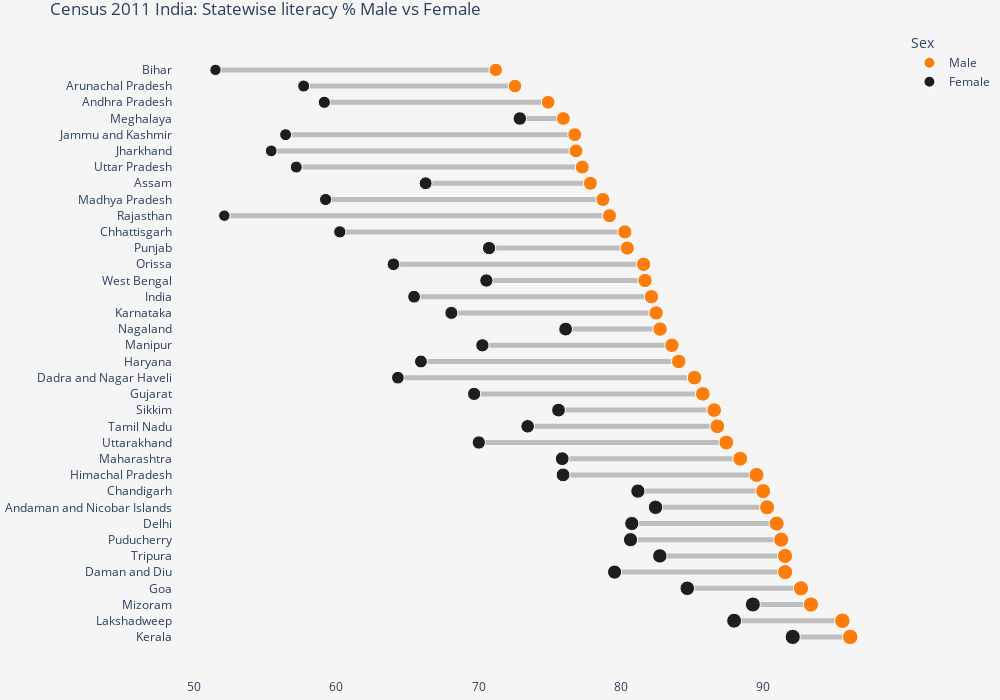

Notebook code cell kept with this figure:
### Code cell
if __name__ == "__main__":
    literacy_data_url = r"https://www.census2011.co.in/literacy.php"
    df_literacy = literary_rate_data(literacy_data_url)
    #print(type(df_literacy))
    #df_literacy.head()
    filename_lit="LiteracyIndiaStatewiseGender.png"
    create_dumbell(df_literacy, "Male", "State", "Female", "State", filename=filename_lit)
    urban_rural_data_url = r"https://censusindia.gov.in/nada/index.php/catalog/42555/download/46181/2011-IndiaState-0000.xlsx"
    df_urban_rural = urban_rural_pop_data(urban_rural_data_url)
    filename_pop="RuralUrbanPopulationStatewise.png"
    create_dumbell(df_urban_rural, "Urban Population", "Name", "Rural Population", "Name", filename=filename_pop)
    #generate literacy % plot using plotly
    generate_plotly_dumbell_plot(df_literacy)

### Figure 1 — Plotly figure (JSON) as saved in the notebook; plotly's stock layout.template omitted (floating-point values rounded to 4 significant figures)
{"data": [{"hovertemplate": "Sex=Male<br>Percent=%{marker.size}<br>State=%{y}<extra></extra>", "legendgroup": "Male", "marker": {"color": "#FC7D0B", "opacity": 1, "size": [96.11, 95.56, 93.35, 92.65, 91.54, 91.53, 91.26, 90.94, 90.27, 89.99, 89.53, 88.38, 87.4, 86.77, 86.55, 85.75, 85.17, 84.06, 83.58, 82.75, 82.47, 82.14, 81.69, 81.59, 80.44, 80.27, 79.19, 78.73, 77.85, 77.28, 76.84, 76.75, 75.95, 74.88, 72.55, 71.2], "sizemode": "area", "sizeref": 0.7943, "symbol": "circle"}, "mode": "markers", "name": "Male", "orientation": "h", "showlegend": true, "type": "scatter", "x": [96.11, 95.56, 93.35, 92.65, 91.54, 91.53, 91.26, 90.94, 90.27, 89.99, 89.53, 88.38, 87.4, 86.77, 86.55, 85.75, 85.17, 84.06, 83.58, 82.75, 82.47, 82.14, 81.69, 81.59, 80.44, 80.27, 79.19, 78.73, 77.85, 77.28, 76.84, 76.75, 75.95, 74.88, 72.55, 71.2], "xaxis": "x", "y": ["Kerala", "Lakshadweep", "Mizoram", "Goa", "Daman and Diu", "Tripura", "Puducherry", "Delhi", "Andaman and Nicobar Islands", "Chandigarh", "Himachal Pradesh", "Maharashtra", "Uttarakhand", "Tamil Nadu", "Sikkim", "Gujarat", "Dadra and Nagar Haveli", "Haryana", "Manipur", "Nagaland", "Karnataka", "India", "West Bengal", "Orissa", "Punjab", "Chhattisgarh", "Rajasthan", "Madhya Pradesh", "Assam", "Uttar Pradesh", "Jharkhand", "Jammu and Kashmir", "Meghalaya", "Andhra Pradesh", "Arunachal Pradesh", "Bihar"], "yaxis": "y"}, {"hovertemplate": "Sex=Female<br>Percent=%{marker.size}<br>State=%{y}<extra></extra>", "legendgroup": "Female", "marker": {"color": "#1E1E1E", "opacity": 1, "size": [92.07, 89.27, 87.95, 84.66, 82.73, 82.43, 81.19, 80.76, 80.67, 79.55, 76.11, 75.93, 75.87, 75.61, 73.44, 72.89, 70.73, 70.54, 70.26, 70.01, 69.68, 68.08, 66.27, 65.94, 65.46, 64.32, 64.01, 60.24, 59.24, 59.15, 57.7, 57.18, 56.43, 55.42, 52.12, 51.5], "sizemode": "area", "sizeref": 0.7943, "symbol": "circle"}, "mode": "markers", "name": "Female", "orientation": "h", "showlegend": true, "type": "scatter", "x": [92.07, 89.27, 87.95, 84.66, 82.73, 82.43, 81.19, 80.76, 80.67, 79.55, 76.11, 75.93, 75.87, 75.61, 73.44, 72.89, 70.73, 70.54, 70.26, 70.01, 69.68, 68.08, 66.27, 65.94, 65.46, 64.32, 64.01, 60.24, 59.24, 59.15, 57.7, 57.18, 56.43, 55.42, 52.12, 51.5], "xaxis": "x", "y": ["Kerala", "Mizoram", "Lakshadweep", "Goa", "Tripura", "Andaman and Nicobar Islands", "Chandigarh", "Delhi", "Puducherry", "Daman and Diu", "Nagaland", "Himachal Pradesh", "Maharashtra", "Sikkim", "Tamil Nadu", "Meghalaya", "Punjab", "West Bengal", "Manipur", "Uttarakhand", "Gujarat", "Karnataka", "Assam", "Haryana", "India", "Dadra and Nagar Haveli", "Orissa", "Chhattisgarh", "Madhya Pradesh", "Andhra Pradesh", "Arunachal Pradesh", "Uttar Pradesh", "Jammu and Kashmir", "Jharkhand", "Rajasthan", "Bihar"], "yaxis": "y"}], "layout": {"height": 700, "legend": {"itemsizing": "constant", "title": {"text": "Sex"}, "tracegroupgap": 0}, "margin": {"b": 20, "l": 5, "r": 20, "t": 30}, "paper_bgcolor": "whitesmoke", "plot_bgcolor": "whitesmoke", "shapes": [{"layer": "below", "line": {"color": "#BDBDBD", "width": 5}, "type": "line", "x0": 82.43, "x1": 90.27, "y0": "Andaman and Nicobar Islands", "y1": "Andaman and Nicobar Islands"}, {"layer": "below", "line": {"color": "#BDBDBD", "width": 5}, "type": "line", "x0": 59.15, "x1": 74.88, "y0": "Andhra Pradesh", "y1": "Andhra Pradesh"}, {"layer": "below", "line": {"color": "#BDBDBD", "width": 5}, "type": "line", "x0": 57.7, "x1": 72.55, "y0": "Arunachal Pradesh", "y1": "Arunachal Pradesh"}, {"layer": "below", "line": {"color": "#BDBDBD", "width": 5}, "type": "line", "x0": 66.27, "x1": 77.85, "y0": "Assam", "y1": "Assam"}, {"layer": "below", "line": {"color": "#BDBDBD", "width": 5}, "type": "line", "x0": 71.2, "x1": 51.5, "y0": "Bihar", "y1": "Bihar"}, {"layer": "below", "line": {"color": "#BDBDBD", "width": 5}, "type": "line", "x0": 89.99, "x1": 81.19, "y0": "Chandigarh", "y1": "Chandigarh"}, {"layer": "below", "line": {"color": "#BDBDBD", "width": 5}, "type": "line", "x0": 60.24, "x1": 80.27, "y0": "Chhattisgarh", "y1": "Chhattisgarh"}, {"layer": "below", "line": {"color": "#BDBDBD", "width": 5}, "type": "line", "x0": 64.32, "x1": 85.17, "y0": "Dadra and Nagar Haveli", "y1": "Dadra and Nagar Haveli"}, {"layer": "below", "line": {"color": "#BDBDBD", "width": 5}, "type": "line", "x0": 79.55, "x1": 91.54, "y0": "Daman and Diu", "y1": "Daman and Diu"}, {"layer": "below", "line": {"color": "#BDBDBD", "width": 5}, "type": "line", "x0": 80.76, "x1": 90.94, "y0": "Delhi", "y1": "Delhi"}, {"layer": "below", "line": {"color": "#BDBDBD", "width": 5}, "type": "line", "x0": 92.65, "x1": 84.66, "y0": "Goa", "y1": "Goa"}, {"layer": "below", "line": {"color": "#BDBDBD", "width": 5}, "type": "line", "x0": 85.75, "x1": 69.68, "y0": "Gujarat", "y1": "Gujarat"}, {"layer": "below", "line": {"color": "#BDBDBD", "width": 5}, "type": "line", "x0": 65.94, "x1": 84.06, "y0": "Haryana", "y1": "Haryana"}, {"layer": "below", "line": {"color": "#BDBDBD", "width": 5}, "type": "line", "x0": 75.93, "x1": 89.53, "y0": "Himachal Pradesh", "y1": "Himachal Pradesh"}, {"layer": "below", "line": {"color": "#BDBDBD", "width": 5}, "type": "line", "x0": 82.14, "x1": 65.46, "y0": "India", "y1": "India"}, {"layer": "below", "line": {"color": "#BDBDBD", "width": 5}, "type": "line", "x0": 76.75, "x1": 56.43, "y0": "Jammu and Kashmir", "y1": "Jammu and Kashmir"}, {"layer": "below", "line": {"color": "#BDBDBD", "width": 5}, "type": "line", "x0": 76.84, "x1": 55.42, "y0": "Jharkhand", "y1": "Jharkhand"}, {"layer": "below", "line": {"color": "#BDBDBD", "width": 5}, "type": "line", "x0": 68.08, "x1": 82.47, "y0": "Karnataka", "y1": "Karnataka"}, {"layer": "below", "line": {"color": "#BDBDBD", "width": 5}, "type": "line", "x0": 96.11, "x1": 92.07, "y0": "Kerala", "y1": "Kerala"}, {"layer": "below", "line": {"color": "#BDBDBD", "width": 5}, "type": "line", "x0": 87.95, "x1": 95.56, "y0": "Lakshadweep", "y1": "Lakshadweep"}, {"layer": "below", "line": {"color": "#BDBDBD", "width": 5}, "type": "line", "x0": 59.24, "x1": 78.73, "y0": "Madhya Pradesh", "y1": "Madhya Pradesh"}, {"layer": "below", "line": {"color": "#BDBDBD", "width": 5}, "type": "line", "x0": 88.38, "x1": 75.87, "y0": "Maharashtra", "y1": "Maharashtra"}, {"layer": "below", "line": {"color": "#BDBDBD", "width": 5}, "type": "line", "x0": 83.58, "x1": 70.26, "y0": "Manipur", "y1": "Manipur"}, {"layer": "below", "line": {"color": "#BDBDBD", "width": 5}, "type": "line", "x0": 75.95, "x1": 72.89, "y0": "Meghalaya", "y1": "Meghalaya"}, {"layer": "below", "line": {"color": "#BDBDBD", "width": 5}, "type": "line", "x0": 93.35, "x1": 89.27, "y0": "Mizoram", "y1": "Mizoram"}, {"layer": "below", "line": {"color": "#BDBDBD", "width": 5}, "type": "line", "x0": 82.75, "x1": 76.11, "y0": "Nagaland", "y1": "Nagaland"}, {"layer": "below", "line": {"color": "#BDBDBD", "width": 5}, "type": "line", "x0": 81.59, "x1": 64.01, "y0": "Orissa", "y1": "Orissa"}, {"layer": "below", "line": {"color": "#BDBDBD", "width": 5}, "type": "line", "x0": 80.67, "x1": 91.26, "y0": "Puducherry", "y1": "Puducherry"}, {"layer": "below", "line": {"color": "#BDBDBD", "width": 5}, "type": "line", "x0": 80.44, "x1": 70.73, "y0": "Punjab", "y1": "Punjab"}, {"layer": "below", "line": {"color": "#BDBDBD", "width": 5}, "type": "line", "x0": 52.12, "x1": 79.19, "y0": "Rajasthan", "y1": "Rajasthan"}, {"layer": "below", "line": {"color": "#BDBDBD", "width": 5}, "type": "line", "x0": 86.55, "x1": 75.61, "y0": "Sikkim", "y1": "Sikkim"}, {"layer": "below", "line": {"color": "#BDBDBD", "width": 5}, "type": "line", "x0": 86.77, "x1": 73.44, "y0": "Tamil Nadu", "y1": "Tamil Nadu"}, {"layer": "below", "line": {"color": "#BDBDBD", "width": 5}, "type": "line", "x0": 82.73, "x1": 91.53, "y0": "Tripura", "y1": "Tripura"}, {"layer": "below", "line": {"color": "#BDBDBD", "width": 5}, "type": "line", "x0": 57.18, "x1": 77.28, "y0": "Uttar Pradesh", "y1": "Uttar Pradesh"}, {"layer": "below", "line": {"color": "#BDBDBD", "width": 5}, "type": "line", "x0": 87.4, "x1": 70.01, "y0": "Uttarakhand", "y1": "Uttarakhand"}, {"layer": "below", "line": {"color": "#BDBDBD", "width": 5}, "type": "line", "x0": 81.69, "x1": 70.54, "y0": "West Bengal", "y1": "West Bengal"}], "title": {"text": "Census 2011 India: Statewise literacy % Male vs Female"}, "width": 1000, "xaxis": {"anchor": "y", "domain": [0, 1], "showgrid": false, "title": {}}, "yaxis": {"anchor": "x", "domain": [0, 1], "showgrid": false, "title": {}}}}
